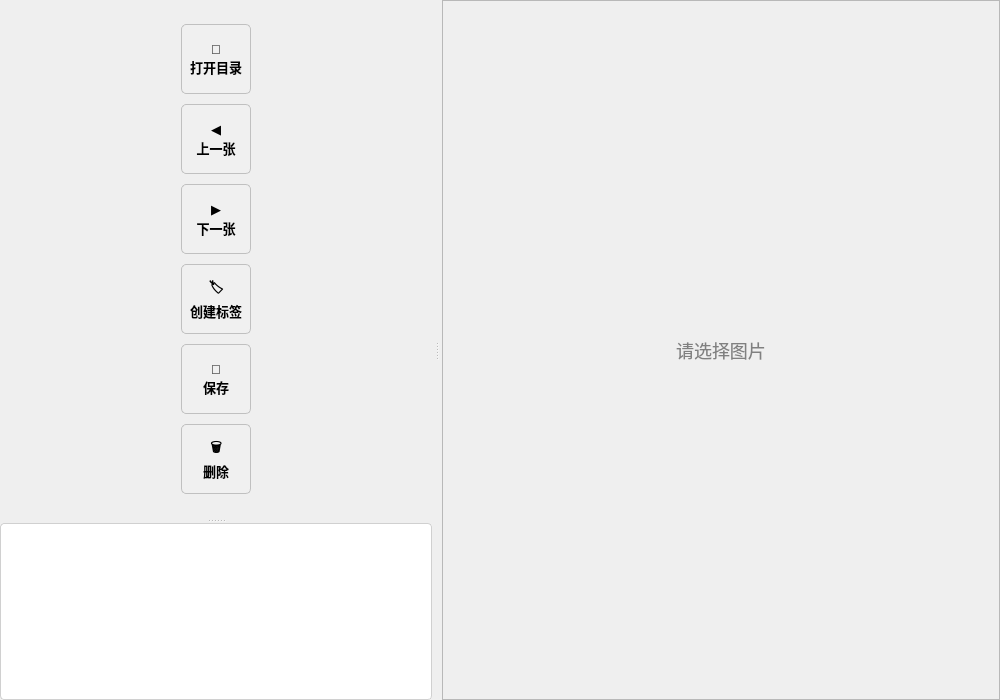
<?xml version="1.0" encoding="UTF-8"?>
<ui version="4.0">
 <class>leftPart</class>
 <widget class="QWidget" name="leftPart">
  <property name="windowModality">
   <enum>Qt::NonModal</enum>
  </property>
  <property name="geometry">
   <rect>
    <x>0</x>
    <y>0</y>
    <width>1000</width>
    <height>700</height>
   </rect>
  </property>
  <property name="sizePolicy">
   <sizepolicy hsizetype="Expanding" vsizetype="Expanding">
    <horstretch>0</horstretch>
    <verstretch>0</verstretch>
   </sizepolicy>
  </property>
  <property name="windowTitle">
   <string>Form</string>
  </property>
  <layout class="QVBoxLayout" name="verticalLayout">
   <property name="spacing">
    <number>0</number>
   </property>
   <property name="leftMargin">
    <number>0</number>
   </property>
   <property name="topMargin">
    <number>0</number>
   </property>
   <property name="rightMargin">
    <number>0</number>
   </property>
   <property name="bottomMargin">
    <number>0</number>
   </property>
   <item>
    <widget class="QSplitter" name="outerSplitter">
     <property name="sizePolicy">
      <sizepolicy hsizetype="Expanding" vsizetype="Expanding">
       <horstretch>0</horstretch>
       <verstretch>0</verstretch>
      </sizepolicy>
     </property>
     <property name="minimumSize">
      <size>
       <width>600</width>
       <height>400</height>
      </size>
     </property>
     <property name="orientation">
      <enum>Qt::Horizontal</enum>
     </property>
     <property name="handleWidth">
      <number>10</number>
     </property>
     <widget class="QSplitter" name="leftSplitter">
      <property name="sizePolicy">
       <sizepolicy hsizetype="Expanding" vsizetype="Expanding">
        <horstretch>1</horstretch>
        <verstretch>0</verstretch>
       </sizepolicy>
      </property>
      <property name="minimumSize">
       <size>
        <width>200</width>
        <height>300</height>
       </size>
      </property>
      <property name="orientation">
       <enum>Qt::Vertical</enum>
      </property>
      <property name="handleWidth">
       <number>5</number>
      </property>
      <widget class="QWidget" name="verticalLayoutWidget">
       <layout class="QVBoxLayout" name="buttonLayout">
        <property name="spacing">
         <number>10</number>
        </property>
        <property name="leftMargin">
         <number>5</number>
        </property>
        <property name="topMargin">
         <number>5</number>
        </property>
        <property name="rightMargin">
         <number>5</number>
        </property>
        <property name="bottomMargin">
         <number>5</number>
        </property>
        <item>
         <spacer name="verticalSpacerTop">
          <property name="orientation">
           <enum>Qt::Vertical</enum>
          </property>
          <property name="sizeType">
           <enum>QSizePolicy::Expanding</enum>
          </property>
          <property name="sizeHint" stdset="0">
           <size>
            <width>20</width>
            <height>40</height>
           </size>
          </property>
         </spacer>
        </item>
        <item>
         <layout class="QHBoxLayout" name="buttonGroupLayout">
          <item>
           <spacer name="horizontalSpacerLeft">
            <property name="orientation">
             <enum>Qt::Horizontal</enum>
            </property>
            <property name="sizeType">
             <enum>QSizePolicy::Expanding</enum>
            </property>
            <property name="sizeHint" stdset="0">
             <size>
              <width>40</width>
              <height>20</height>
             </size>
            </property>
           </spacer>
          </item>
          <item>
           <layout class="QVBoxLayout" name="buttonColumn">
            <property name="spacing">
             <number>10</number>
            </property>
            <item>
             <widget class="QPushButton" name="openDir">
              <property name="sizePolicy">
               <sizepolicy hsizetype="Minimum" vsizetype="Minimum">
                <horstretch>0</horstretch>
                <verstretch>0</verstretch>
               </sizepolicy>
              </property>
              <property name="minimumSize">
               <size>
                <width>70</width>
                <height>70</height>
               </size>
              </property>
              <property name="font">
               <font>
                <pointsize>10</pointsize>
                <weight>75</weight>
                <bold>true</bold>
               </font>
              </property>
              <property name="cursor">
               <cursorShape>PointingHandCursor</cursorShape>
              </property>
              <property name="toolTip">
               <string>打开文件夹 (Ctrl+O)</string>
              </property>
              <property name="styleSheet">
               <string notr="true">QPushButton {
    border: 1px solid #c0c0c0;
    border-radius: 5px;
    background: #f0f0f0;
    padding: 5px;
}
QPushButton:hover {
    background: #e0e0e0;
}
QPushButton:pressed {
    background: #d0d0d0;
}</string>
              </property>
              <property name="text">
               <string>📂 
打开目录</string>
              </property>
              <property name="shortcut">
               <string>Ctrl+O</string>
              </property>
              <property name="flat">
               <bool>true</bool>
              </property>
             </widget>
            </item>
            <item>
             <widget class="QPushButton" name="prevImage">
              <property name="sizePolicy">
               <sizepolicy hsizetype="Minimum" vsizetype="Minimum">
                <horstretch>0</horstretch>
                <verstretch>0</verstretch>
               </sizepolicy>
              </property>
              <property name="minimumSize">
               <size>
                <width>70</width>
                <height>70</height>
               </size>
              </property>
              <property name="font">
               <font>
                <pointsize>10</pointsize>
                <weight>75</weight>
                <bold>true</bold>
               </font>
              </property>
              <property name="cursor">
               <cursorShape>PointingHandCursor</cursorShape>
              </property>
              <property name="toolTip">
               <string>上一张图片 (A)</string>
              </property>
              <property name="styleSheet">
               <string notr="true">QPushButton {
    border: 1px solid #c0c0c0;
    border-radius: 5px;
    background: #f0f0f0;
    padding: 5px;
}
QPushButton:hover {
    background: #e0e0e0;
}
QPushButton:pressed {
    background: #d0d0d0;
}</string>
              </property>
              <property name="text">
               <string>◀ 
上一张</string>
              </property>
              <property name="shortcut">
               <string>A</string>
              </property>
              <property name="flat">
               <bool>true</bool>
              </property>
             </widget>
            </item>
            <item>
             <widget class="QPushButton" name="nextImage">
              <property name="sizePolicy">
               <sizepolicy hsizetype="Minimum" vsizetype="Minimum">
                <horstretch>0</horstretch>
                <verstretch>0</verstretch>
               </sizepolicy>
              </property>
              <property name="minimumSize">
               <size>
                <width>70</width>
                <height>70</height>
               </size>
              </property>
              <property name="font">
               <font>
                <pointsize>10</pointsize>
                <weight>75</weight>
                <bold>true</bold>
               </font>
              </property>
              <property name="cursor">
               <cursorShape>PointingHandCursor</cursorShape>
              </property>
              <property name="toolTip">
               <string>下一张图片 (D)</string>
              </property>
              <property name="styleSheet">
               <string notr="true">QPushButton {
    border: 1px solid #c0c0c0;
    border-radius: 5px;
    background: #f0f0f0;
    padding: 5px;
}
QPushButton:hover {
    background: #e0e0e0;
}
QPushButton:pressed {
    background: #d0d0d0;
}</string>
              </property>
              <property name="text">
               <string>▶ 
下一张</string>
              </property>
              <property name="shortcut">
               <string>D</string>
              </property>
              <property name="flat">
               <bool>true</bool>
              </property>
             </widget>
            </item>
            <item>
             <widget class="QPushButton" name="createLabel">
              <property name="sizePolicy">
               <sizepolicy hsizetype="Minimum" vsizetype="Minimum">
                <horstretch>0</horstretch>
                <verstretch>0</verstretch>
               </sizepolicy>
              </property>
              <property name="minimumSize">
               <size>
                <width>70</width>
                <height>70</height>
               </size>
              </property>
              <property name="font">
               <font>
                <pointsize>10</pointsize>
                <weight>75</weight>
                <bold>true</bold>
               </font>
              </property>
              <property name="cursor">
               <cursorShape>PointingHandCursor</cursorShape>
              </property>
              <property name="toolTip">
               <string>进入标签模式（Ctrl+L）</string>
              </property>
              <property name="styleSheet">
               <string notr="true">QPushButton {
    border: 1px solid #c0c0c0;
    border-radius: 5px;
    background: #f0f0f0;
    padding: 5px;
}
QPushButton:hover {
    background: #e0e0e0;
}
QPushButton:pressed {
    background: #d0d0d0;
}
QPushButton:checked {
    background: #d0e0ff;
    border: 1px solid #c0c0c0;
}</string>
              </property>
              <property name="text">
               <string>🏷️ 
创建标签</string>
              </property>
              <property name="shortcut">
               <string>Ctrl+L</string>
              </property>
              <property name="flat">
               <bool>true</bool>
              </property>
             </widget>
            </item>
            <item>
             <widget class="QPushButton" name="save">
              <property name="sizePolicy">
               <sizepolicy hsizetype="Minimum" vsizetype="Minimum">
                <horstretch>0</horstretch>
                <verstretch>0</verstretch>
               </sizepolicy>
              </property>
              <property name="minimumSize">
               <size>
                <width>70</width>
                <height>70</height>
               </size>
              </property>
              <property name="font">
               <font>
                <pointsize>10</pointsize>
                <weight>75</weight>
                <bold>true</bold>
               </font>
              </property>
              <property name="cursor">
               <cursorShape>PointingHandCursor</cursorShape>
              </property>
              <property name="toolTip">
               <string>保存标注 (Ctrl+S)</string>
              </property>
              <property name="styleSheet">
               <string notr="true">QPushButton {
    border: 1px solid #c0c0c0;
    border-radius: 5px;
    background: #f0f0f0;
    padding: 5px;
}
QPushButton:hover {
    background: #ffe0e0;
}
QPushButton:pressed {
    background: #ffd0d0;
}</string>
              </property>
              <property name="text">
               <string>💾 
保存</string>
              </property>
              <property name="flat">
               <bool>true</bool>
              </property>
             </widget>
            </item>
            <item>
             <widget class="QPushButton" name="deleteFile">
              <property name="sizePolicy">
               <sizepolicy hsizetype="Minimum" vsizetype="Minimum">
                <horstretch>0</horstretch>
                <verstretch>0</verstretch>
               </sizepolicy>
              </property>
              <property name="minimumSize">
               <size>
                <width>70</width>
                <height>70</height>
               </size>
              </property>
              <property name="font">
               <font>
                <pointsize>10</pointsize>
                <weight>75</weight>
                <bold>true</bold>
               </font>
              </property>
              <property name="cursor">
               <cursorShape>PointingHandCursor</cursorShape>
              </property>
              <property name="toolTip">
               <string>删除文件 (Ctrl+D)</string>
              </property>
              <property name="styleSheet">
               <string notr="true">QPushButton {
    border: 1px solid #c0c0c0;
    border-radius: 5px;
    background: #f0f0f0;
    padding: 5px;
}
QPushButton:hover {
    background: #ffe0e0;
}
QPushButton:pressed {
    background: #ffd0d0;
}</string>
              </property>
              <property name="text">
               <string>🗑️ 
删除</string>
              </property>
              <property name="shortcut">
               <string>Ctrl+D</string>
              </property>
              <property name="flat">
               <bool>true</bool>
              </property>
             </widget>
            </item>
           </layout>
          </item>
          <item>
           <spacer name="horizontalSpacerRight">
            <property name="orientation">
             <enum>Qt::Horizontal</enum>
            </property>
            <property name="sizeType">
             <enum>QSizePolicy::Expanding</enum>
            </property>
            <property name="sizeHint" stdset="0">
             <size>
              <width>40</width>
              <height>20</height>
             </size>
            </property>
           </spacer>
          </item>
         </layout>
        </item>
        <item>
         <spacer name="verticalSpacerBottom">
          <property name="orientation">
           <enum>Qt::Vertical</enum>
          </property>
          <property name="sizeType">
           <enum>QSizePolicy::Expanding</enum>
          </property>
          <property name="sizeHint" stdset="0">
           <size>
            <width>20</width>
            <height>40</height>
           </size>
          </property>
         </spacer>
        </item>
       </layout>
      </widget>
      <widget class="QListWidget" name="imageList">
       <property name="sizePolicy">
        <sizepolicy hsizetype="Expanding" vsizetype="Expanding">
         <horstretch>0</horstretch>
         <verstretch>0</verstretch>
        </sizepolicy>
       </property>
       <property name="styleSheet">
        <string notr="true">QListWidget {
    alternate-background-color: #f8f8f8;
    border: 1px solid #d0d0d0;
    border-radius: 4px;
    background: white;
}
QListWidget::item {
    padding: 8px;
    border-bottom: 1px solid #eaeaea;
}
QListWidget::item:selected {
    background: #d8e6ff;
    border: 1px solid #a0c0ff;
    border-radius: 4px;
}
QListWidget::item:hover {
    background: #e8f0ff;
}</string>
       </property>
       <property name="alternatingRowColors">
        <bool>true</bool>
       </property>
      </widget>
     </widget>
     <widget class="QScrollArea" name="imageArea">
      <property name="sizePolicy">
       <sizepolicy hsizetype="Expanding" vsizetype="Expanding">
        <horstretch>3</horstretch>
        <verstretch>0</verstretch>
       </sizepolicy>
      </property>
      <property name="widgetResizable">
       <bool>true</bool>
      </property>
      <property name="alignment">
       <set>Qt::AlignCenter</set>
      </property>
      <widget class="QWidget" name="scrollAreaWidgetContents">
       <property name="geometry">
        <rect>
         <x>0</x>
         <y>0</y>
         <width>556</width>
         <height>698</height>
        </rect>
       </property>
       <layout class="QHBoxLayout" name="imageLayout">
        <item>
         <widget class="QLabel" name="imageLabel">
          <property name="sizePolicy">
           <sizepolicy hsizetype="Expanding" vsizetype="Expanding">
            <horstretch>0</horstretch>
            <verstretch>0</verstretch>
           </sizepolicy>
          </property>
          <property name="styleSheet">
           <string notr="true">QLabel {
    color: #808080;
    font-size: 18px;
}</string>
          </property>
          <property name="text">
           <string>请选择图片</string>
          </property>
          <property name="scaledContents">
           <bool>true</bool>
          </property>
          <property name="alignment">
           <set>Qt::AlignCenter</set>
          </property>
         </widget>
        </item>
       </layout>
      </widget>
     </widget>
    </widget>
   </item>
  </layout>
 </widget>
 <resources/>
 <connections/>
</ui>
